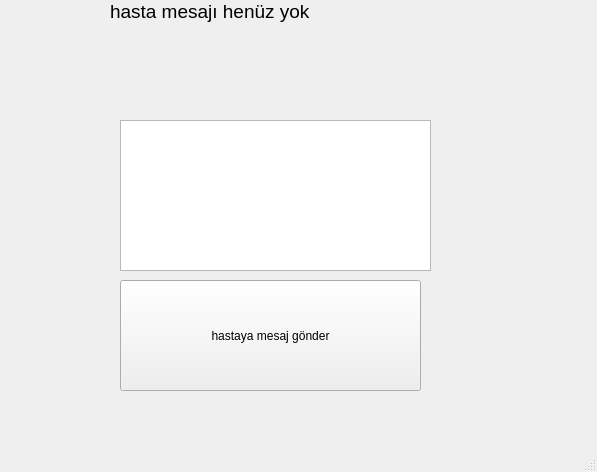
<?xml version="1.0" encoding="UTF-8"?>
<ui version="4.0">
 <class>MainWindow</class>
 <widget class="QMainWindow" name="MainWindow">
  <property name="geometry">
   <rect>
    <x>0</x>
    <y>0</y>
    <width>597</width>
    <height>472</height>
   </rect>
  </property>
  <property name="windowTitle">
   <string>doktor paneli</string>
  </property>
  <widget class="QWidget" name="centralwidget">
   <widget class="QLabel" name="label">
    <property name="geometry">
     <rect>
      <x>110</x>
      <y>0</y>
      <width>391</width>
      <height>91</height>
     </rect>
    </property>
    <property name="font">
     <font>
      <pointsize>14</pointsize>
     </font>
    </property>
    <property name="text">
     <string>hasta mesajı henüz yok</string>
    </property>
    <property name="alignment">
     <set>Qt::AlignLeading|Qt::AlignLeft|Qt::AlignTop</set>
    </property>
    <property name="wordWrap">
     <bool>true</bool>
    </property>
   </widget>
   <widget class="QPushButton" name="pushButton">
    <property name="geometry">
     <rect>
      <x>120</x>
      <y>280</y>
      <width>301</width>
      <height>111</height>
     </rect>
    </property>
    <property name="text">
     <string>hastaya mesaj gönder</string>
    </property>
   </widget>
   <widget class="QTextEdit" name="textEdit">
    <property name="geometry">
     <rect>
      <x>120</x>
      <y>120</y>
      <width>311</width>
      <height>151</height>
     </rect>
    </property>
   </widget>
  </widget>
  <widget class="QMenuBar" name="menubar">
   <property name="geometry">
    <rect>
     <x>0</x>
     <y>0</y>
     <width>597</width>
     <height>26</height>
    </rect>
   </property>
  </widget>
  <widget class="QStatusBar" name="statusbar"/>
 </widget>
 <resources/>
 <connections/>
</ui>
